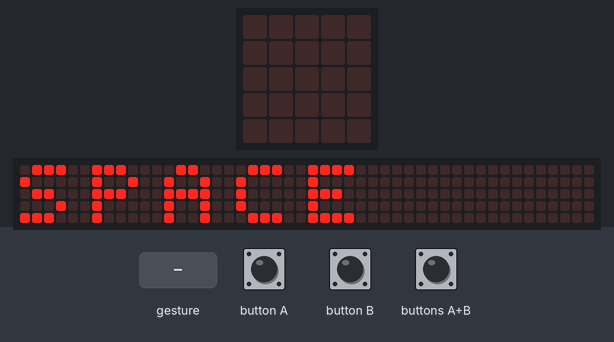
Bench run of a program on a simulated BBC micro:bit (MakeCode). Parts: the board's 5×5 LED display, a strip that is not on the board, showing the scrolling text unrolled. The inputs (shaded band) are chosen by the test bench. Random numbers come from a fixed seed; a tilt is held for 1.5 s and a shake lasts 1 s, then the board lies face up again; the 48×5 strip is a reading aid, not a part: it shows the text the display is scrolling, unrolled, one strip-width of it at a time.

Above: at 5.0 s.
6.7 s: button A pressed for 0.15 s
At 7.0 s:
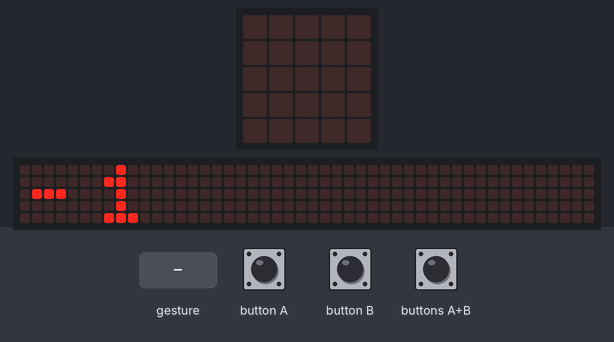
At 7.37 s:
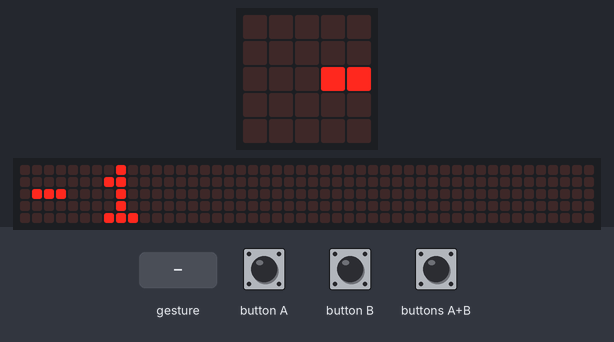
7.4 s: buttons A+B pressed for 0.15 s
8.1 s: button B pressed for 0.15 s
8.8 s: buttons A+B pressed for 1 s
At 9.62 s:
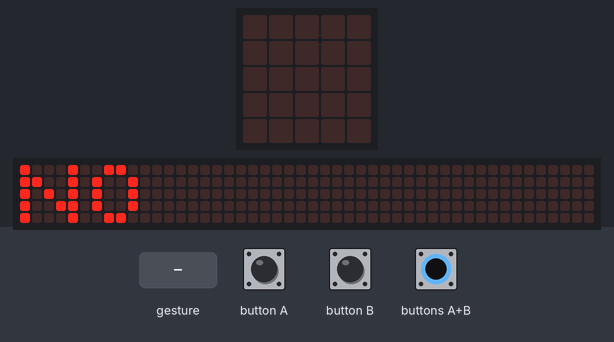
10.4 s: buttons A+B pressed for 0.15 s
11.1 s: gesture 'shake'
At 19.5 s:
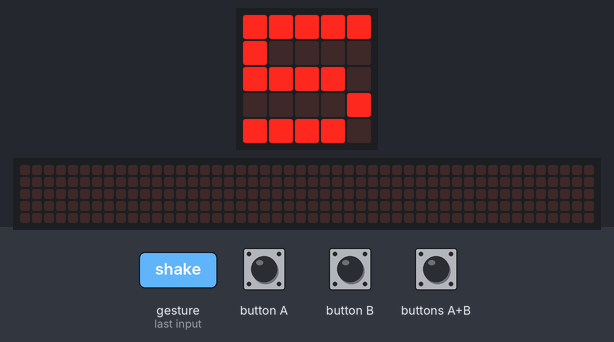

Measured:
- after the input at 6.7 s, the display: changes after 0.15 s (image 1)
- what the display in image 0 shows lasts 0.4 s, from 5.0 s to 5.4 s

The program:

main.ts
```typescript
input.onButtonPressed(Button.A, function () {
    判断点数 += -1
    basic.showNumber(判断点数)
})
input.onGesture(Gesture.Shake, function () {
    骰子点数 = randint(1, 6)
    basic.showNumber(骰子点数)
    basic.pause(2000)
    basic.clearScreen()
})
input.onButtonPressed(Button.AB, function () {
    if (4 <= 判断点数) {
        是否再来一次 = randint(0, 7)
    }
    if (4 > 判断点数) {
        是否再来一次 = randint(0, 4)
    }
    if (2 < 是否再来一次) {
        basic.showString("YES")
        basic.clearScreen()
    } else {
        basic.showString("NO")
        basic.clearScreen()
    }
    判断点数 = 0
})
input.onButtonPressed(Button.B, function () {
    判断点数 += 1
    basic.showNumber(判断点数)
})
let 是否再来一次 = 0
let 骰子点数 = 0
let 判断点数 = 0
basic.showString("SPACE")
判断点数 = 0
```

test.ts
```typescript
// 在此处测试；当此软件包作为插件使用时，将不会编译此软件包。
```
